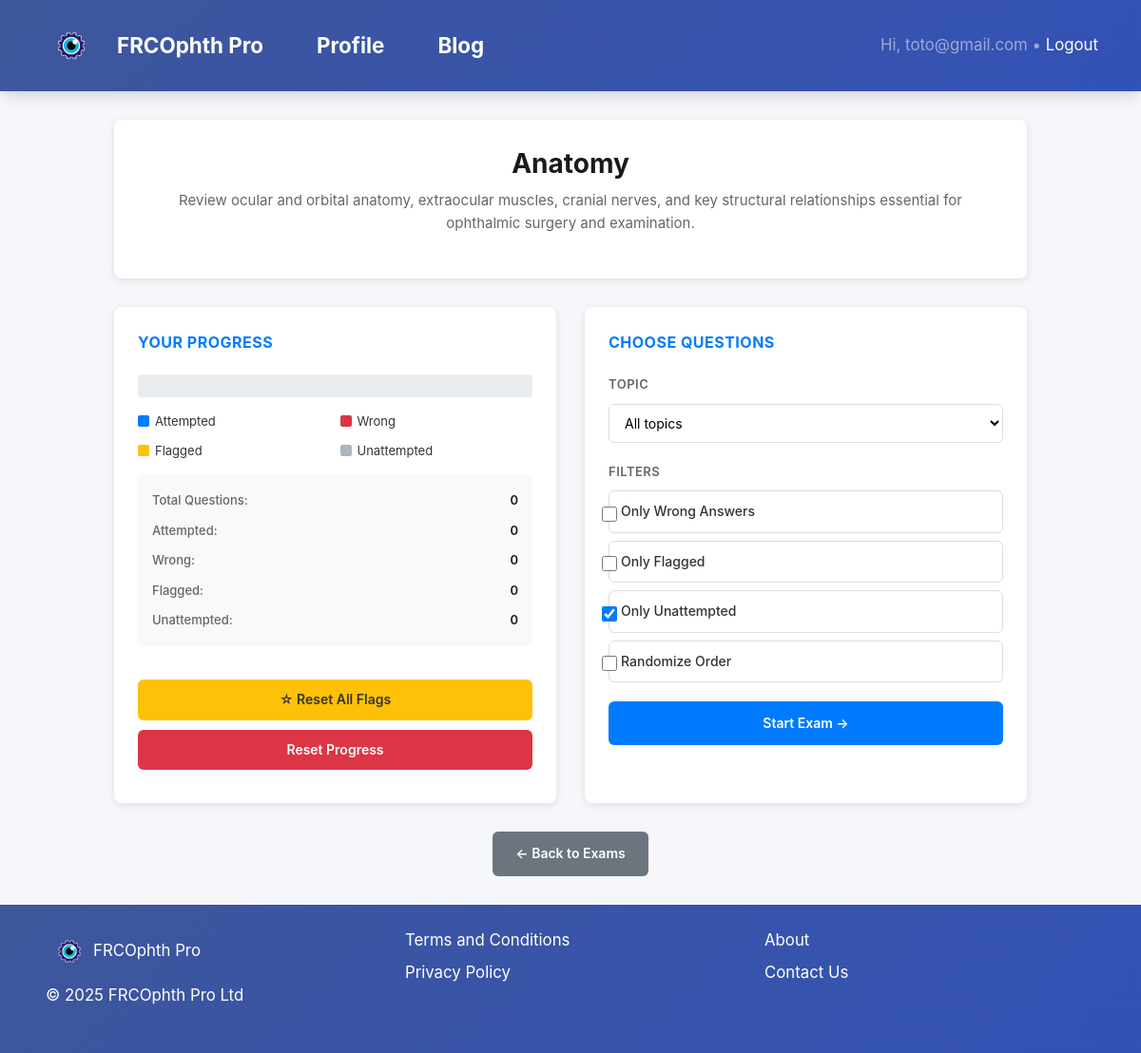
The app's page /Quizzes/5/select/ (signed in) with its own data.
### Quizzes/models.py (models this page shows, shortened)
class Quiz(models.Model):
    title = models.CharField(max_length=200)
    slug = models.SlugField(unique=True)
    description = models.TextField(blank=True)
    time_limit = models.PositiveIntegerField(null=True, blank=True)
    image = models.ImageField(upload_to="quiz_images/", null=True, blank=True)
    created_at = models.DateTimeField(auto_now_add=True)
    display_order = models.PositiveIntegerField(default=0)
    class Meta:
        verbose_name_plural = "Quizzes"
        ordering = ["display_order", "-title"]

### Quizzes/views.py (the view)
# urls.py: path("<int:quiz_id>/select/", views.select_questions, name="select_questions"),
@login_required
def select_questions(request, quiz_id):
    quiz = get_object_or_404(Quiz, id=quiz_id)
    attempt = _get_attempt(request.user, quiz)
    answers = attempt.extra_data.get("answers", {})
    flagged = set(attempt.extra_data.get("flagged", []))
    stats = {
        "total": quiz.questions.count(),
        "attempted": len(answers),
        "wrong": sum(
            1 for d in answers.values() if isinstance(d, dict) and not d.get("is_correct")
        ),
        "flagged": len(flagged),
        "unattempted": max(0, quiz.questions.count() - len(answers)),
    }
    topics = (
        quiz.questions.filter(category__isnull=False)
        .values_list("category__name", flat=True)
        .distinct()
        .order_by("category__name")
    )
    has_queue = bool(request.session.get(f"quiz_{quiz.id}_queue"))
    return render(
        request,
        "Quizzes/select_questions.html",
        {"quiz": quiz, "topics": topics, "stats": stats, "has_queue": has_queue},
    )

### Quizzes/views.py (called while the page is built)
def _get_attempt(user, quiz) -> Attempt:
    attempt, _ = Attempt.objects.get_or_create(
        user=user, quiz=quiz, defaults={"score": 0, "extra_data": {}}
    )
    if attempt.extra_data is None:
        attempt.extra_data = {}
    attempt.extra_data.setdefault("answers", {})
    attempt.extra_data.setdefault("flagged", [])
    attempt.save()
    return attempt

### Quizzes/templates/Quizzes/select_questions.html (shortened to what this page needs)
{% extends "Quizzes/base.html" %}
{% load static %}
{% block content %}
<div class="page-container">
  <div class="header-section">
    <h1 class="quiz-title">{{ quiz.title }}</h1>
    {% if quiz.description %}
      <p class="quiz-description">{{ quiz.description }}</p>
    {% endif %}
  </div>
  <div class="content-grid">
    <div class="card">
      <div class="card-title">Your Progress</div>
      <div class="progress-section">
        <div class="progress-bar-container">
        </div>
        <div style="display: grid; grid-template-columns: 1fr 1fr; gap: 10px; margin-bottom: 15px; font-size: 13px;">
          <div style="display: flex; align-items: center; gap: 6px;">
            <div style="width: 12px; height: 12px; background: #007bff; border-radius: 2px;"></div>
            <span>Attempted</span>
          </div>
          <div style="display: flex; align-items: center; gap: 6px;">
            <div style="width: 12px; height: 12px; background: #dc3545; border-radius: 2px;"></div>
            <span>Wrong</span>
          </div>
          <div style="display: flex; align-items: center; gap: 6px;">
            <div style="width: 12px; height: 12px; background: #ffc107; border-radius: 2px;"></div>
            <span>Flagged</span>
          </div>
          <div style="display: flex; align-items: center; gap: 6px;">
            <div style="width: 12px; height: 12px; background: #adb5bd; border-radius: 2px;"></div>
            <span>Unattempted</span>
          </div>
        </div>
        <div id="stats-summary" class="stats-summary">
          <div class="stat-line">
            <span class="stat-label">Total Questions:</span>
            <span class="stat-value" id="total-count">0</span>
          </div>
          <div class="stat-line">
            <span class="stat-label">Attempted:</span>
            <span class="stat-value" id="attempted-count">0</span>
          </div>
          <div class="stat-line">
            <span class="stat-label">Wrong:</span>
            <span class="stat-value" id="wrong-count">0</span>
          </div>
          <div class="stat-line">
            <span class="stat-label">Flagged:</span>
            <span class="stat-value" id="flagged-count">0</span>
          </div>
          <div class="stat-line">
            <span class="stat-label">Unattempted:</span>
            <span class="stat-value" id="unattempted-count">0</span>
          </div>
        </div>
      </div>
      <button type="button" class="btn-reset-flags" onclick="openResetFlagsModal()">☆ Reset All Flags</button>
      <form method="post" action="{% url 'Quizzes:reset_progress' quiz.id %}" style="margin: 0;">
        <button type="button" class="btn-reset" onclick="openResetModal()">Reset Progress</button>
      </form>
    </div>
    <div class="card">
      <div class="card-title">Choose Questions</div>
      <form id="filter-form">
        <div class="filter-group">
          <label class="filter-label-text">Topic</label>
          <select name="topic" id="topic" class="topic-select">
            <option value="">All topics</option>
          </select>
        </div>
        <div class="filter-group">
          <label class="filter-label-text">Filters</label>
          <div class="checkbox-item">
            <input class="form-check-input" type="checkbox" name="only_wrong" value="1" id="only_wrong">
            <label for="only_wrong">Only Wrong Answers</label>
          </div>
          <div class="checkbox-item">
            <input class="form-check-input" type="checkbox" name="only_flagged" value="1" id="only_flagged">
            <label for="only_flagged">Only Flagged</label>
          </div>
          <div class="checkbox-item">
            <input class="form-check-input" type="checkbox" name="only_unattempted" value="1" id="only_unattempted" checked>
            <label for="only_unattempted">Only Unattempted</label>
          </div>
          <div class="checkbox-item">
            <input class="form-check-input" type="checkbox" name="random" value="1" id="random">
            <label for="random">Randomize Order</label>
          </div>
        </div>
        <div class="action-buttons">
          <a href="#" id="start-quiz-btn" class="btn-primary">Start Exam →</a>
        </div>
      </form>
    </div>
  </div>
  <div class="footer-section">
    <a href="{% url 'Quizzes:home' %}" class="back-btn">← Back to Exams</a>
  </div>
</div>
{% endblock %}

### Quizzes/templates/Quizzes/base.html (shortened to what this page needs)
{% load static %}
<!doctype html>
<html lang="en">
  <head>
    <link rel="stylesheet" href="https://cdnjs.cloudflare.com/ajax/libs/twitter-bootstrap/4.5.2/css/bootstrap.min.css"/>
    <link rel="stylesheet" href="https://cdnjs.cloudflare.com/ajax/libs/font-awesome/6.0.0/css/all.min.css">
  </head>
  <body>
    <nav class="navbar navbar-expand-lg navbar-dark" style="background: var(--gradient); box-shadow: var(--shadow);">
      <div class="container">
       <a class="navbar-brand flex items-center" href="{% url 'Quizzes:home' %}">
          <img src="{% static 'img/logo.png' %}" alt="FRCOphth Pro" style="height: 60px; width: auto;" />
          <span class="ml-2 text-white font-semibold text-xl">FRCOphth Pro</span>
      </a>
      <li class="nav-item">
        <a class="navbar-brand flex items-center" href="{% url 'Quizzes:profile' %}" style="padding-left:40px;">
           Profile
        </a>
      </li>
      <li class="nav-item">
        <a class="navbar-brand flex items-center" style="padding-left:40px;" href="{% url 'Quizzes:blog_index' %}">
           Blog
        </a>
      </li>
        <div class="ml-auto text-white-50">
          {% if user.is_authenticated %}
            Hi, {{ user.username }} • <a class="text-white" href="{% url 'logout' %}">Logout</a>
          {% else %}
            <a class="text-white" href="{% url 'login' %}">Login</a>
          {% endif %}
        </div>
      </div>
    </nav>
    <main class="container-fluid px-0" style="min-height:70vh;">
      {% block content %}
      {% endblock %}
    </main>
          <footer class="footer-wrapper py-4" style="background: var(--gradient); color: #fff;">
            <div class="container-fluid px-md-5">
              <div class="row align-items-start">
                <div class="col-md-4 mb-4 d-flex flex-column align-items-start gap-2">
                  <div class="d-flex align-items-center">
                    <img src="{% static 'img/logo.png' %}" alt="FRCOphth Pro" style="height: 50px; width: auto;" />
                    <span class="ms-2 fw-semibold fs-5">FRCOphth Pro</span>
                  </div>
                  <p class="mt-2 mb-0">&copy; 2025 FRCOphth Pro Ltd</p>
                </div>
                <div class="col-md-4 mb-4 d-flex flex-column align-items-start gap-2">
                  <ul class="list-unstyled mb-0">
                    <li class="mb-2">
                      <a href="{% url 'Quizzes:terms' %}" class="text-white text-decoration-none">Terms and Conditions</a>
                    </li>
                    <li>
                      <a href="{% url 'Quizzes:privacy' %}" class="text-white text-decoration-none">Privacy Policy</a>
                    </li>
                  </ul>
                </div>
                <div class="col-md-4 mb-4 d-flex flex-column align-items-start gap-2">
                  <ul class="list-unstyled mb-0">
                    <li class="mb-2">
                      <a href="{% url 'Quizzes:about' %}" class="text-white text-decoration-none">About</a>
                    </li>
                    <li>
                      <a href="mailto:support@frcophthpro.com" class="text-white text-decoration-none">Contact Us</a>
                    </li>
                  </ul>
                </div>
              </div>
            </div>
          </footer>
  </body>
</html>

### Quizzes/templates/Quizzes/select_questions.html (style rules this page uses)
* { margin: 0; padding: 0; box-sizing: border-box; }
body { background: #f5f7fa; font-family: -apple-system, BlinkMacSystemFont, 'Segoe UI', Roboto, 'Helvetica Neue', Arial, sans-serif; color: #333; }
.page-container { max-width: 1000px; margin: 0 auto; padding: 30px 20px; }
.header-section { background: white; border-radius: 8px; box-shadow: 0 2px 8px rgba(0, 0, 0, 0.1); padding: 30px; margin-bottom: 30px; text-align: center; }
.quiz-title { font-size: 28px; font-weight: 700; color: #1a1a1a; margin-bottom: 10px; }
.quiz-description { font-size: 15px; color: #666; line-height: 1.6; }
.content-grid { display: grid; grid-template-columns: 1fr 1fr; gap: 30px; margin-bottom: 30px; }
.card { background: white; border-radius: 8px; box-shadow: 0 2px 8px rgba(0, 0, 0, 0.1); padding: 25px; }
.card-title { font-size: 16px; font-weight: 700; color: #007bff; text-transform: uppercase; letter-spacing: 0.5px; margin-bottom: 20px; }
.progress-section { margin-bottom: 20px; }
.progress-bar-container { background: #e9ecef; border-radius: 4px; height: 24px; overflow: hidden; display: flex; margin-bottom: 15px; }
.stats-summary { background: #f8f9fa; border-radius: 6px; padding: 12px 15px; font-size: 13px; line-height: 1.8; margin-bottom: 15px; }
.stat-line { display: flex; justify-content: space-between; padding: 4px 0; }
.stat-label { color: #666; }
.stat-value { font-weight: 600; color: #1a1a1a; }
.btn-reset { background: #dc3545; color: white; border: none; padding: 10px 20px; border-radius: 6px; font-weight: 600; font-size: 14px; cursor: pointer; width: 100%; transition: all 0.2s ease; margin-bottom: 10px; }
.btn-reset-flags { background: #ffc107; color: #333; border: none; padding: 10px 20px; border-radius: 6px; font-weight: 600; font-size: 14px; cursor: pointer; width: 100%; transition: all 0.2s ease; margin-bottom: 10px; }
.filter-group { margin-bottom: 20px; }
.filter-label-text { display: block; font-size: 13px; font-weight: 600; color: #666; text-transform: uppercase; letter-spacing: 0.5px; margin-bottom: 10px; }
.topic-select { width: 100%; padding: 10px 12px; border: 1px solid #ddd; border-radius: 6px; font-size: 14px; background: white; cursor: pointer; transition: all 0.2s ease; }
.checkbox-item { display: flex; align-items: center; padding: 10px 12px; border: 1px solid #ddd; border-radius: 6px; margin-bottom: 8px; cursor: pointer; transition: all 0.2s ease; background: white; }
.checkbox-item input[type="checkbox"] { width: 16px; height: 16px; cursor: pointer; margin-right: 10px; accent-color: #007bff; }
.checkbox-item label { cursor: pointer; font-size: 14px; font-weight: 500; margin: 0; }
.action-buttons { display: flex; gap: 10px; margin-top: 20px; }
.btn-primary { flex: 1; background: #007bff; color: white; border: none; padding: 12px 20px; border-radius: 6px; font-weight: 600; font-size: 14px; cursor: pointer; text-decoration: none; display: inline-flex; align-items: center; justify-content: center; transition: all 0.2s ease; }
.back-btn { display: inline-block; background: #6c757d; color: white; padding: 12px 24px; border-radius: 6px; font-weight: 600; font-size: 14px; text-decoration: none; transition: all 0.2s ease; }
.footer-section { text-align: center; margin-top: 30px; }

### records on screen
Quiz: title "Anatomy", description "Review ocular and orbital anatomy, extraocular muscles, cranial nerves, and key structural relationships essential for ophthalmic surgery and examination."

### other values on screen
{{ user.username }} "toto@gmail.com"
